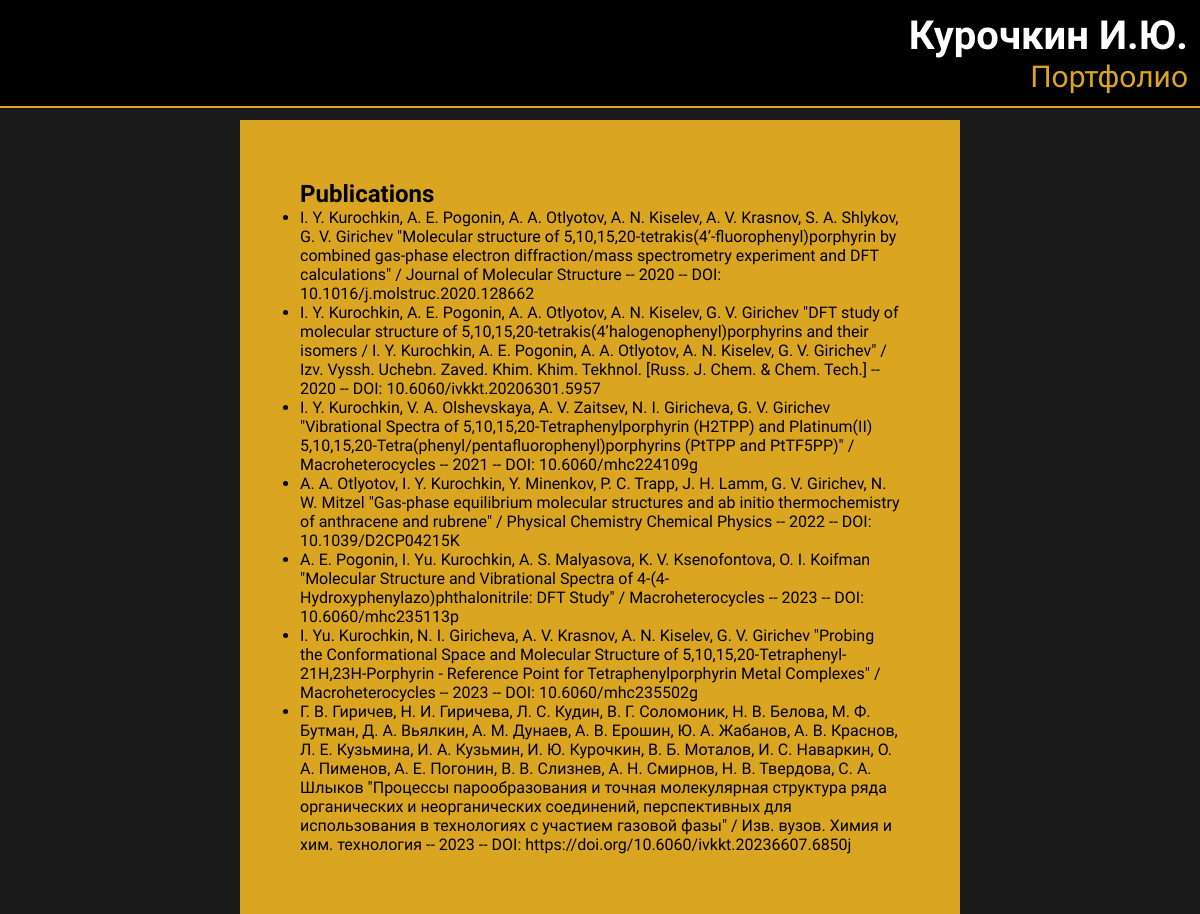
Page /publications on the committed database.
### title/models.py (models this page shows, shortened)
class Publications(models.Model):
    article_title = models.CharField(max_length=355, verbose_name='article_title')
    authors = models.CharField(max_length=555, verbose_name='article_title')
    doi = models.URLField(max_length=200, verbose_name='doi')
    wos = models.BooleanField()
    scopus = models.BooleanField()
    e_library = models.BooleanField()
    year = models.IntegerField(verbose_name='year')
    journal = models.CharField(max_length=400, verbose_name='journal', default=' ')
    quartile = models.IntegerField(verbose_name='quartile', default=1)
    class Meta:
        verbose_name = 'Publications'
        verbose_name_plural = 'Publications'
        ordering = ['year']

### title/views.py (the view)
# urls.py: path('publications', views.Publ.as_view(), name='publications'),
class Publ(ListView):
    model = Publications
    template_name = 'title/publications.html'

### title/templates/title/publications.html
{% extends 'base.html' %}
{% load static %}
{% block Publ %}
    <div class="publications_style">
    <h2>Publications</h2>
    <ul>
        {% for s in object_list %}
            <li>{{ s.authors }} "{{ s.article_title }}" / {{ s.journal }} -- {{ s.year }} -- DOI: {{ s.doi }}</li>
        {% endfor %}
    </ul>
    </div>
{% endblock %}

### title/static/title/css/style.css (style rules this page uses)
* { margin: 0; padding: 0; }
body { background: rgba(25, 25, 25, 1); width: 100%; font-family: "Tektur", sans-serif; color: white; }
.publications_style { color: black; background: goldenrod; margin-top: 1%; margin-left: 20%; margin-right: 20%; width: 50%; padding: 5%; text-align: left; }

### rows in the picture
Publications: authors "I. Y. Kurochkin, A. E. Pogonin, A. A. Otlyotov, A. N. Kiselev, A. V. Krasnov, S. A. Shlykov, G. V. Girichev", article_title "Molecular structure of 5,10,15,20-tetrakis(4’-fluorophenyl)porphyrin by combined gas-phase electron diffraction/mass spectrometry experiment and DFT calculations", journal "Journal of Molecular Structure", year "2020", doi "10.1016/j.molstruc.2020.128662"
Publications: authors "I. Y. Kurochkin, A. E. Pogonin, A. A. Otlyotov, A. N. Kiselev, G. V. Girichev", article_title "DFT study of molecular structure of 5,10,15,20-tetrakis(4’halogenophenyl)porphyrins and their isomers / I. Y. Kurochkin, A. E. Pogonin, A. A. Otlyotov, A. N. Kiselev, G. V. Girichev", journal "Izv. Vyssh. Uchebn. Zaved. Khim. Khim. Tekhnol. [Russ. J. Chem. & Chem. Tech.]", year "2020", doi "10.6060/ivkkt.20206301.5957"
Publications: authors "I. Y. Kurochkin, V. A. Olshevskaya, A. V. Zaitsev, N. I. Giricheva, G. V. Girichev", article_title "Vibrational Spectra of 5,10,15,20-Tetraphenylporphyrin (H2TPP) and Platinum(II) 5,10,15,20-Tetra(phenyl/pentafluorophenyl)porphyrins (PtTPP and PtTF5PP)", journal "Macroheterocycles", year "2021", doi "10.6060/mhc224109g"
Publications: authors "A. A. Otlyotov, I. Y. Kurochkin, Y. Minenkov, P. C. Trapp, J. H. Lamm, G. V. Girichev, N. W. Mitzel", article_title "Gas-phase equilibrium molecular structures and ab initio thermochemistry of anthracene and rubrene", journal "Physical Chemistry Chemical Physics", year "2022", doi "10.1039/D2CP04215K"
Publications: authors "A. E. Pogonin, I. Yu. Kurochkin, A. S. Malyasova, K. V. Ksenofontova, O. I. Koifman", article_title "Molecular Structure and Vibrational Spectra of 4-(4-Hydroxyphenylazo)phthalonitrile: DFT Study", journal "Macroheterocycles", year "2023", doi "10.6060/mhc235113p"
Publications: authors "I. Yu. Kurochkin, N. I. Giricheva, A. V. Krasnov, A. N. Kiselev, G. V. Girichev", article_title "Probing the Conformational Space and Molecular Structure of 5,10,15,20-Tetraphenyl-21H,23H-Porphyrin - Reference Point for Tetraphenylporphyrin Metal Complexes", journal "Macroheterocycles", year "2023", doi "10.6060/mhc235502g"
Publications: authors "Г. В. Гиричев, Н. И. Гиричева, Л. С. Кудин, В. Г. Соломоник, Н. В. Белова, М. Ф. Бутман, Д. А. Вьялкин, А. М. Дунаев, А. В. Ерошин, Ю. А. Жабанов, А. В. Краснов, Л. Е. Кузьмина, И. А. Кузьмин, И. Ю. Курочкин, В. Б. Моталов, И. С. Наваркин, О. А. Пименов, А. Е. Погонин, В. В. Слизнев, А. Н. Смирнов, Н. В. Твердова, С. А. Шлыков", article_title "Процессы парообразования и точная молекулярная структура ряда органических и неорганических соединений, перспективных для использования в технологиях с участием газовой фазы", journal "Изв. вузов. Химия и хим. технология", year "2023", doi "https://doi.org/10.6060/ivkkt.20236607.6850j"
